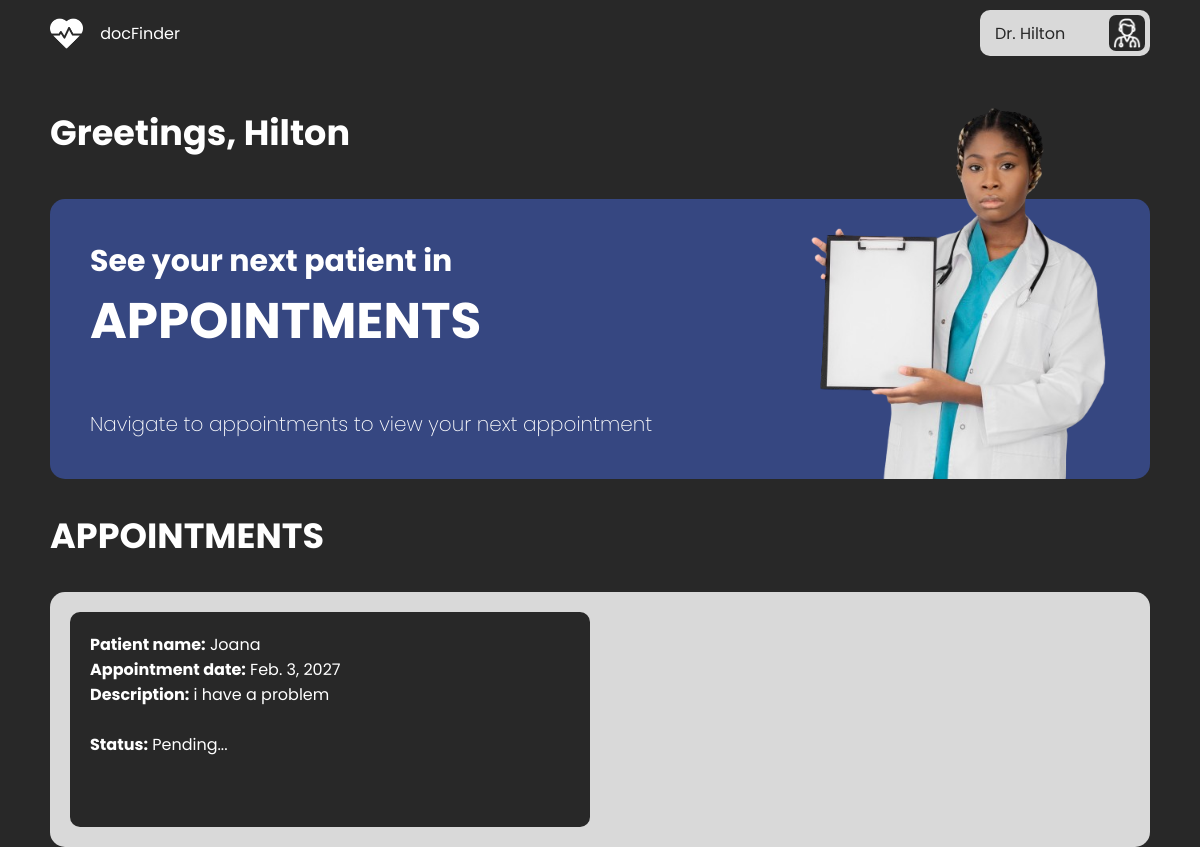
The page /doc-home/ (signed in) on the database its author committed.
### users/models.py (models this page shows)
class MyUser(AbstractBaseUser):
    email = models.EmailField(
        verbose_name='email address',
        max_length=255,
        unique=True,
    )
    first_name = models.CharField(max_length=50)
    last_name = models.CharField(max_length=50)
    is_active = models.BooleanField(default=True)
    is_admin = models.BooleanField(default=False)
    is_patient = models.BooleanField(default=True)
    is_doctor = models.BooleanField(default=False)
    objects = MyUserManager()
    USERNAME_FIELD = 'email'
    REQUIRED_FIELDS = ['first_name', 'last_name', 'is_patient', 'is_doctor']

### appointments/models.py (models this page shows, shortened)
class Appointment(models.Model):
    doctor = models.ForeignKey(Doctor, on_delete=models.CASCADE)
    patient = models.ForeignKey(Patient, on_delete=models.CASCADE)
    date = models.DateField()
    description = models.TextField()
    status = models.CharField(max_length=10, default='Pending...')
    feedback = models.TextField(null=True, default='Write Your Feedback here.')

### patients/models.py (models this page shows)
class Patient(models.Model):
    user = models.OneToOneField(MyUser, on_delete=models.CASCADE)
    age = models.IntegerField()
    address = models.CharField(max_length=50)
    insurance_company = models.CharField(max_length=50)
    insurance_policy_number = models.CharField(max_length=10)
    def __str__(self):
        return self.user.first_name

### base/views.py (the view)
# urls.py: path('doc-home/', doctorPage, name='doctor'),
@login_required(login_url='signin')
def doctorPage(request):
    appointment = Appointment.objects.all()
    return render(request, 'doc-home.html', {'appointments': appointment})

### templates/doc-home.html (shortened to what this page needs)
{% extends "main.html" %}
{% load static %}
{% block content %}
<!DOCTYPE html>
<html lang="en">
<head>
</head>
<body>
    <nav>
        <div class="logo">
            <img src="{% static "img/logo.png" %}" alt="">
            <span>docFinder</span>
        </div>
        <a href="{% url "signout" %}">
            <div class="account">
                <span>Dr. {{ request.user.first_name }}</span>
                <img src="{% static "img/doctor.png" %}" alt="">
            </div>
        </a>
    </nav>
    <div class="greeting">
        <span>Greetings, {{ request.user.first_name }}</span>
    </div>
    <div class="content">
        <h3>See your next patient in</h3>
        <h1>APPOINTMENTS</h1>
        <p>Navigate to appointments to view your next appointment</p>
        <img src="{% static "img/doc.png" %}" alt="">
    </div>
    <div class="greetings">
        <span>APPOINTMENTS</span>
    </div>
    <div class="appointments">
        {% for appointment in appointments %}
            <div class="appointment">
                <div class="text">
                    <p><b>Patient name:</b> {{ appointment.patient }}</p>
                    <p><b>Appointment date:</b> {{ appointment.date }}</p>
                    <p><b>Description:</b> {{ appointment.description }}</p><br>
                    <p><b>Status:</b> {{ appointment.status }} </p><br><br>
                </div>
            </div>
        {% endfor %}
    </div>
</body>
{% endblock content %}

### templates/doc-home.html (style rules this page uses)
* { font-family: Poppins; padding: 0; margin: 0; }
body { background-color: #282828; margin: 0; }
.logo { display: flex; align-items: center; justify-content: space-between; width: max-content; min-width: 130px; color: white; }
.logo img { width: 33px; }
.account { background-color: #D9D9D9; width: 150px; height: max-content; display: flex; justify-content: space-between; align-items: center; padding: 5px 5px 5px 15px; border-radius: 10px; }
.account img { background-color: #282828; width: 30px; border-radius: 7px; padding: 3px; }
nav { display: flex; justify-content: space-between; width: 95%; max-width: 1100px; margin: auto; padding: 10px; }
.greeting span { color: white; font-weight: bold; font-size: 35px; }
.greeting { width: 95%; max-width: 1100px; margin: auto; padding: 40px 0 40px 0; }
.greetings { width: 95%; max-width: 1100px; margin: auto; padding: 30px 0; }
.greetings span { color: white; font-weight: bold; font-size: 35px; }
.content { color: white; width: 95%; max-width: 1020px; margin: auto; padding: 40px; background-color: #364781; border-radius: 15px; position: relative; }
.content h1 { font-size: 50px; }
.content h3 { font-size: 30px; }
.content p { margin-top: 50px; font-size: 20px; font-weight: 200; }
.content img { position: absolute; width: 400px; bottom: 0; right: 0; }
.appointments { color: #282828; width: 95%; max-width: 1060px; margin: 0px auto; padding: 20px; background-color: #D9D9D9; border-radius: 15px; position: relative; display: flex; flex-direction: row; flex-wrap: wrap; gap: 20px; }
.appointment { cursor: pointer; color: white; background-color: #282828; width: 480px; padding: 20px; border-radius: 10px; position: relative; transition: .3s; }
.appointment::after { content: ''; width: 400px; }
a { text-decoration: none; color: #282828; }

### rows shown on the page
MyUser: user.first_name "Hilton"
Appointment: patient "Joana", date "Feb. 3, 2027", description "i have a problem", status "Pending..."
